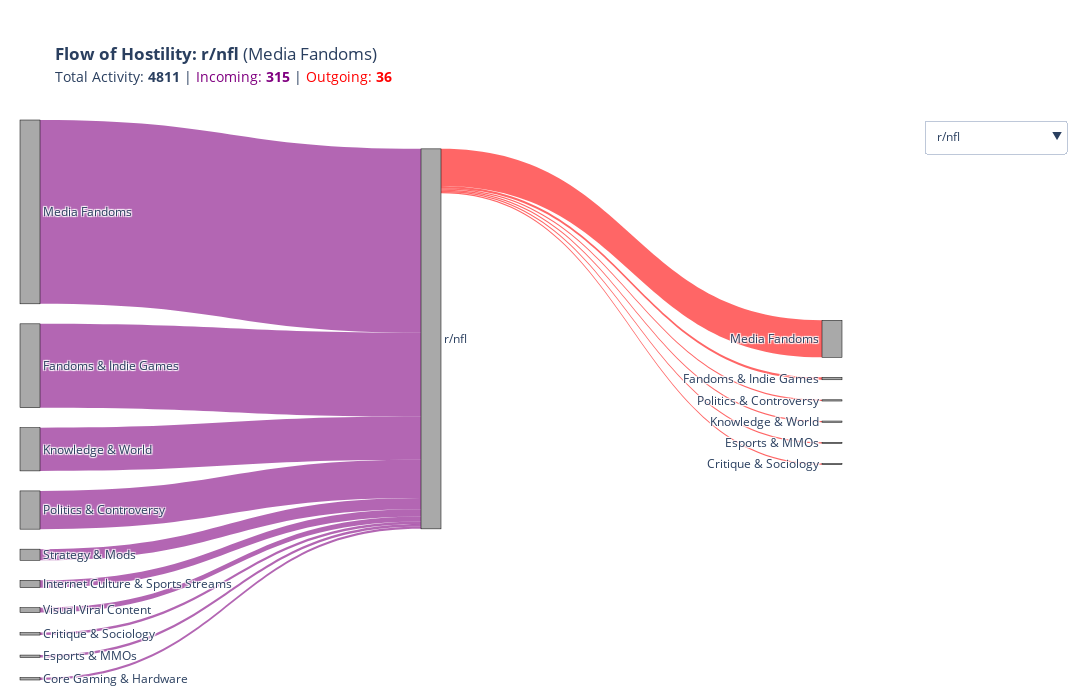

This figure's notebook cell:
### Markdown cell above
### 5. The Aggression Autopsy: Community Conflict Profiling

**The Intel:**
The Radar (Section 4) is your Early Warning System—it beeps when a Tribe gets too close.
But once the alarm goes off, you need a **Microscope**. You need to analyze the specific logistics of the battle for a single subreddit.


**The Analysis:**
This tool visualizes the *flow* of hate through a specific community.

* **The Supply Lines (<span style="color:purple">Left / Purple</span>):**
    * *Question:* "Who is exporting toxicity into my borders?"
    * *Tactical Value:* These are your invaders. If you see a massive purple stream from *The Gamer Tribe*, you know exactly which keywords to filter.

* **The Retaliation (<span style="color:red">Right / Red</span>):**
    * *Question:* "Where are my users attacking?"
    * *Tactical Value:* This is your liability. If you see a massive red stream pointing at a harmless neighbor, your community is brigading. **Shut it down** before the Admins shut *you* down.

**Forensic Case Files:**
We analyzed three distinct profiles to show you the "Shapes of War":

1.  **The Besieged Fortress (e.g., *r/nfl*)**
    * *The Signature:* Massive Purple (Incoming) vs. Tiny Red (Outgoing).
    * *The Data:* *r/nfl* received **315** hostile links but sent only **36**.
    * *The Civil War Proof:* Look closely at the Purple supply lines. The largest attacker is **"American Sports"**, its own Tribe. *r/nfl* isn't fighting strangers. It is under siege from its own neighbors. It is a disciplined fortress holding the line.

2.  **The Export Hub (e.g., *r/drama*)**
    * *The Signature:* Thin Purple (Incoming) vs. Massive Red (Outgoing).
    * *The Data:* *r/drama* is the inverse. It received 252 attacks but launched a staggering **2,658** outgoing attacks.
    * *The Diagnosis:* This is a **Bully**. It functions not as a community, but as a raid staging ground. If your Sankey looks like this, you are the villain of the story.

3.  **The Thunderdome (e.g., *r/the_donald*)**
    * *The Signature:* Heavy Purple AND Heavy Red.
    * *The Data:* A state of Total War. It absorbed **663** incoming attacks while simultaneously launching **504** counter-attacks.
    * *The Diagnosis:* This is a **Combatant**. Unlike the "Fortress" (which ignores attacks) or the "Bully" (which isn't attacked back), the Thunderdome trades blows. Look at the symmetry: the top source of hate (*Politics*) is also the top target of hate. This is Mutually Assured Destruction.

**Actionable Advice:**
* **Run the Diagnostic:**
    * **Heavy Left / Empty Right:** You are a **Martyr**. Document the flows and report brigading to Admins.
    * **Empty Left / Heavy Right:** You are a **Bully**. Your users are weaponizing your sub. Implement strict "No Participation" (NP) rules immediately.
    * **Heavy Both:** You are a **Thunderdome**. You exist in a state of perpetual conflict. Your only survival strategy is to keep your moderation queue moving faster than the incoming fire.

### Code cell
from my_function import generate_interactive_ballistics_report

sub_targets = [
    'nfl', 'drama', 'the_donald', 'politics', 'soccer', 
    'bitcoin', 'science', 'gaming', 'gunners', 'leagueoflegends', 'starwars', 'newsokur', 
    'globaloffensive', 'legaladvice', 'argentina','conspiracy' 'ps4'
]

generate_interactive_ballistics_report(Tmerge_df, sub_merged_df, tribe_mapping, sub_targets)

### Figure 1 — Plotly figure (JSON) as saved in the notebook; plotly's stock layout.template omitted (floating-point values rounded to 4 significant figures)
{"data": [{"link": {"color": ["rgba(128, 0, 128, 0.6)", "rgba(128, 0, 128, 0.6)", "rgba(128, 0, 128, 0.6)", "rgba(128, 0, 128, 0.6)", "rgba(128, 0, 128, 0.6)", "rgba(128, 0, 128, 0.6)", "rgba(128, 0, 128, 0.6)", "rgba(128, 0, 128, 0.6)", "rgba(128, 0, 128, 0.6)", "rgba(128, 0, 128, 0.6)", "rgba(255, 0, 0, 0.6)", "rgba(255, 0, 0, 0.6)", "rgba(255, 0, 0, 0.6)", "rgba(255, 0, 0, 0.6)", "rgba(255, 0, 0, 0.6)", "rgba(255, 0, 0, 0.6)"], "source": [0, 1, 2, 3, 4, 5, 6, 7, 8, 9, 10, 10, 10, 10, 10, 10], "target": [10, 10, 10, 10, 10, 10, 10, 10, 10, 10, 11, 12, 13, 14, 15, 16], "value": [149, 68, 35, 31, 9, 6, 4, 2, 2, 2, 30, 2, 1, 1, 1, 1]}, "node": {"color": "darkgray", "label": ["Media Fandoms", "Fandoms & Indie Games", "Knowledge & World", "Politics & Controversy", "Strategy & Mods", "Internet Culture & Sports Streams", "Visual Viral Content", "Critique & Sociology", "Esports & MMOs", "Core Gaming & Hardware", "r/nfl", "Media Fandoms", "Fandoms & Indie Games", "Politics & Controversy", "Knowledge & World", "Esports & MMOs", "Critique & Sociology"], "line": {"color": "black", "width": 0.5}, "pad": 20, "thickness": 20}, "type": "sankey"}], "layout": {"height": 700, "margin": {"b": 20, "l": 20, "r": 250, "t": 120}, "title": {"text": "<b>Flow of Hostility: r/nfl</b> (Media Fandoms)<br><span style='font-size:14px;'>Total Activity: <b>4811</b> | <span style='color: purple;'>Incoming: <b>315</b></span> | <span style='color: red;'>Outgoing: <b>36</b></span></span>"}, "updatemenus": [{"active": 0, "buttons": [{"args": [{"link": [{"color": ["rgba(128, 0, 128, 0.6)", "rgba(128, 0, 128, 0.6)", "rgba(128, 0, 128, 0.6)", "rgba(128, 0, 128, 0.6)", "rgba(128, 0, 128, 0.6)", "rgba(128, 0, 128, 0.6)", "rgba(128, 0, 128, 0.6)", "rgba(128, 0, 128, 0.6)", "rgba(128, 0, 128, 0.6)", "rgba(128, 0, 128, 0.6)", "rgba(255, 0, 0, 0.6)", "rgba(255, 0, 0, 0.6)", "rgba(255, 0, 0, 0.6)", "rgba(255, 0, 0, 0.6)", "rgba(255, 0, 0, 0.6)", "rgba(255, 0, 0, 0.6)"], "source": [0, 1, 2, 3, 4, 5, 6, 7, 8, 9, 10, 10, 10, 10, 10, 10], "target": [10, 10, 10, 10, 10, 10, 10, 10, 10, 10, 11, 12, 13, 14, 15, 16], "value": [149, 68, 35, 31, 9, 6, 4, 2, 2, 2, 30, 2, 1, 1, 1, 1]}], "node": [{"color": "darkgray", "label": ["Media Fandoms", "Fandoms & Indie Games", "Knowledge & World", "Politics & Controversy", "Strategy & Mods", "Internet Culture & Sports Streams", "Visual Viral Content", "Critique & Sociology", "Esports & MMOs", "Core Gaming & Hardware", "r/nfl", "Media Fandoms", "Fandoms & Indie Games", "Politics & Controversy", "Knowledge & World", "Esports & MMOs", "Critique & Sociology"], "line": {"color": "black", "width": 0.5}, "pad": 20, "thickness": 20}]}, {"title": "<b>Flow of Hostility: r/nfl</b> (Media Fandoms)<br><span style='font-size:14px;'>Total Activity: <b>4811</b> | <span style='color: purple;'>Incoming: <b>315</b></span> | <span style='color: red;'>Outgoing: <b>36</b></span></span>"}], "label": "r/nfl", "method": "update"}, {"args": [{"link": [{"color": ["rgba(128, 0, 128, 0.6)", "rgba(128, 0, 128, 0.6)", "rgba(128, 0, 128, 0.6)", "rgba(128, 0, 128, 0.6)", "rgba(128, 0, 128, 0.6)", "rgba(128, 0, 128, 0.6)", "rgba(128, 0, 128, 0.6)", "rgba(128, 0, 128, 0.6)", "rgba(128, 0, 128, 0.6)", "rgba(128, 0, 128, 0.6)", "rgba(255, 0, 0, 0.6)", "rgba(255, 0, 0, 0.6)", "rgba(255, 0, 0, 0.6)", "rgba(255, 0, 0, 0.6)", "rgba(255, 0, 0, 0.6)", "rgba(255, 0, 0, 0.6)", "rgba(255, 0, 0, 0.6)", "rgba(255, 0, 0, 0.6)", "rgba(255, 0, 0, 0.6)", "rgba(255, 0, 0, 0.6)"], "source": [0, 1, 2, 3, 4, 5, 6, 7, 8, 9, 10, 10, 10, 10, 10, 10, 10, 10, 10, 10], "target": [10, 10, 10, 10, 10, 10, 10, 10, 10, 10, 11, 12, 13, 14, 15, 16, 17, 18, 19, 20], "value": [66, 63, 58, 20, 9, 3, 1, 1, 1, 1, 538, 401, 263, 261, 251, 239, 187, 94, 92, 62]}], "node": [{"color": "darkgray", "label": ["Knowledge & World", "Politics & Controversy", "Fandoms & Indie Games", "Strategy & Mods", "Internet Culture & Sports Streams", "Esports & MMOs", "Core Gaming & Hardware", "Meta-Humor & Bot Watch", "Personal Support & Advice", "American Sports", "r/drama", "Strategy & Mods", "Fandoms & Indie Games", "American Sports", "CS:GO & Item Trading", "Politics & Controversy", "Knowledge & World", "Esports & MMOs", "Meta-Humor & Bot Watch", "Core Gaming & Hardware", "Personal Support & Advice"], "line": {"color": "black", "width": 0.5}, "pad": 20, "thickness": 20}]}, {"title": "<b>Flow of Hostility: r/drama</b> (Strategy & Mods)<br><span style='font-size:14px;'>Total Activity: <b>7579</b> | <span style='color: purple;'>Incoming: <b>252</b></span> | <span style='color: red;'>Outgoing: <b>2658</b></span></span>"}], "label": "r/drama", "method": "update"}, {"args": [{"link": [{"color": ["rgba(128, 0, 128, 0.6)", "rgba(128, 0, 128, 0.6)", "rgba(128, 0, 128, 0.6)", "rgba(128, 0, 128, 0.6)", "rgba(128, 0, 128, 0.6)", "rgba(128, 0, 128, 0.6)", "rgba(128, 0, 128, 0.6)", "rgba(128, 0, 128, 0.6)", "rgba(128, 0, 128, 0.6)", "rgba(128, 0, 128, 0.6)", "rgba(255, 0, 0, 0.6)", "rgba(255, 0, 0, 0.6)", "rgba(255, 0, 0, 0.6)", "rgba(255, 0, 0, 0.6)", "rgba(255, 0, 0, 0.6)", "rgba(255, 0, 0, 0.6)", "rgba(255, 0, 0, 0.6)", "rgba(255, 0, 0, 0.6)", "rgba(255, 0, 0, 0.6)", "rgba(255, 0, 0, 0.6)"], "source": [0, 1, 2, 3, 4, 5, 6, 7, 8, 9, 10, 10, 10, 10, 10, 10, 10, 10, 10, 10], "target": [10, 10, 10, 10, 10, 10, 10, 10, 10, 10, 11, 12, 13, 14, 15, 16, 17, 18, 19, 20], "value": [212, 179, 136, 78, 9, 7, 7, 4, 3, 3, 175, 87, 63, 50, 44, 22, 16, 10, 8, 6]}], "node": [{"color": "darkgray", "label": ["Strategy & Mods", "Politics & Controversy", "Knowledge & World", "Fandoms & Indie Games", "Internet Culture & Sports Streams", "Esports & MMOs", "American Sports", "Core Gaming & Hardware", "NSFW (Visual - Porn)", "CS:GO & Item Trading", "r/the_donald", "Strategy & Mods", "Fandoms & Indie Games", "Esports & MMOs", "Politics & Controversy", "CS:GO & Item Trading", "Knowledge & World", "Core Gaming & Hardware", "American Sports", "Personal Support & Advice", "Meta-Humor & Bot Watch"], "line": {"color": "black", "width": 0.5}, "pad": 20, "thickness": 20}]}, {"title": "<b>Flow of Hostility: r/the_donald</b> (Strategy & Mods)<br><span style='font-size:14px;'>Total Activity: <b>6686</b> | <span style='color: purple;'>Incoming: <b>663</b></span> | <span style='color: red;'>Outgoing: <b>504</b></span></span>"}], "label": "r/the_donald", "method": "update"}, {"args": [{"link": [{"color": ["rgba(128, 0, 128, 0.6)", "rgba(128, 0, 128, 0.6)", "rgba(128, 0, 128, 0.6)", "rgba(128, 0, 128, 0.6)", "rgba(128, 0, 128, 0.6)", "rgba(128, 0, 128, 0.6)", "rgba(128, 0, 128, 0.6)", "rgba(128, 0, 128, 0.6)", "rgba(128, 0, 128, 0.6)", "rgba(128, 0, 128, 0.6)", "rgba(255, 0, 0, 0.6)", "rgba(255, 0, 0, 0.6)", "rgba(255, 0, 0, 0.6)", "rgba(255, 0, 0, 0.6)", "rgba(255, 0, 0, 0.6)", "rgba(255, 0, 0, 0.6)", "rgba(255, 0, 0, 0.6)", "rgba(255, 0, 0, 0.6)"], "source": [0, 1, 2, 3, 4, 5, 6, 7, 8, 9, 10, 10, 10, 10, 10, 10, 10, 10], "target": [10, 10, 10, 10, 10, 10, 10, 10, 10, 10, 11, 12, 13, 14, 15, 16, 17, 18], "value": [359, 211, 139, 120, 17, 16, 9, 7, 5, 2, 10, 4, 4, 2, 1, 1, 1, 1]}], "node": [{"color": "darkgray", "label": ["Strategy & Mods", "Politics & Controversy", "Fandoms & Indie Games", "Knowledge & World", "Core Gaming & Hardware", "Esports & MMOs", "NSFW (Visual - Porn)", "Internet Culture & Sports Streams", "American Sports", "CS:GO & Item Trading", "r/politics", "Strategy & Mods", "Fandoms & Indie Games", "Esports & MMOs", "CS:GO & Item Trading", "Core Gaming & Hardware", "Knowledge & World", "Critique & Sociology", "Politics & Controversy"], "line": {"color": "black", "width": 0.5}, "pad": 20, "thickness": 20}]}, {"title": "<b>Flow of Hostility: r/politics</b> (Strategy & Mods)<br><span style='font-size:14px;'>Total Activity: <b>6312</b> | <span style='color: purple;'>Incoming: <b>902</b></span> | <span style='color: red;'>Outgoing: <b>24</b></span></span>"}], "label": "r/politics", "method": "update"}, {"args": [{"link": [{"color": ["rgba(128, 0, 128, 0.6)", "rgba(128, 0, 128, 0.6)", "rgba(128, 0, 128, 0.6)", "rgba(128, 0, 128, 0.6)", "rgba(128, 0, 128, 0.6)", "rgba(128, 0, 128, 0.6)", "rgba(128, 0, 128, 0.6)", "rgba(128, 0, 128, 0.6)", "rgba(128, 0, 128, 0.6)", "rgba(255, 0, 0, 0.6)", "rgba(255, 0, 0, 0.6)", "rgba(255, 0, 0, 0.6)", "rgba(255, 0, 0, 0.6)"], "source": [0, 1, 2, 3, 4, 5, 6, 7, 8, 9, 9, 9, 9], "target": [9, 9, 9, 9, 9, 9, 9, 9, 9, 10, 11, 12, 13], "value": [69, 59, 38, 20, 20, 4, 4, 3, 1, 10, 2, 2, 1]}], "node": [{"color": "darkgray", "label": ["Fandoms & Indie Games", "Critique & Sociology", "Knowledge & World", "Politics & Controversy", "Strategy & Mods", "CS:GO & Item Trading", "Media Fandoms", "Visual Viral Content", "Internet Culture & Sports Streams", "r/soccer", "Critique & Sociology", "Esports & MMOs", "CS:GO & Item Trading", "Knowledge & World"], "line": {"color": "black", "width": 0.5}, "pad": 20, "thickness": 20}]}, {"title": "<b>Flow of Hostility: r/soccer</b> (Critique & Sociology)<br><span style='font-size:14px;'>Total Activity: <b>4356</b> | <span style='color: purple;'>Incoming: <b>218</b></span> | <span style='color: red;'>Outgoing: <b>15</b></span></span>"}], "label": "r/soccer", "method": "update"}, {"args": [{"link": [{"color": ["rgba(128, 0, 128, 0.6)", "rgba(128, 0, 128, 0.6)", "rgba(128, 0, 128, 0.6)", "rgba(128, 0, 128, 0.6)", "rgba(128, 0, 128, 0.6)", "rgba(128, 0, 128, 0.6)", "rgba(128, 0, 128, 0.6)", "rgba(128, 0, 128, 0.6)", "rgba(128, 0, 128, 0.6)", "rgba(128, 0, 128, 0.6)", "rgba(255, 0, 0, 0.6)", "rgba(255, 0, 0, 0.6)", "rgba(255, 0, 0, 0.6)", "rgba(255, 0, 0, 0.6)", "rgba(255, 0, 0, 0.6)", "rgba(255, 0, 0, 0.6)", "rgba(255, 0, 0, 0.6)", "rgba(255, 0, 0, 0.6)", "rgba(255, 0, 0, 0.6)", "rgba(255, 0, 0, 0.6)"], "source": [0, 1, 2, 3, 4, 5, 6, 7, 8, 9, 10, 10, 10, 10, 10, 10, 10, 10, 10, 10], "target": [10, 10, 10, 10, 10, 10, 10, 10, 10, 10, 11, 12, 13, 14, 15, 16, 17, 18, 19, 20], "value": [99, 55, 50, 49, 5, 5, 3, 3, 1, 1, 29, 18, 14, 13, 5, 4, 3, 3, 2, 2]}], "node": [{"color": "darkgray", "label": ["Strategy & Mods", "Knowledge & World", "Fandoms & Indie Games", "Politics & Controversy", "Esports & MMOs", "American Sports", "Core Gaming & Hardware", "Internet Culture & Sports Streams", "CS:GO & Item Trading", "Personal Support & Advice", "r/bitcoin", "Strategy & Mods", "Esports & MMOs", "Fandoms & Indie Games", "Politics & Controversy", "Knowledge & World", "CS:GO & Item Trading", "Meta-Humor & Bot Watch", "Core Gaming & Hardware", "Internet Culture & Sports Streams", "American Sports"], "line": {"color": "black", "width": 0.5}, "pad": 20, "thickness": 20}]}, {"title": "<b>Flow of Hostility: r/bitcoin</b> (Strategy & Mods)<br><span style='font-size:14px;'>Total Activity: <b>5320</b> | <span style='color: purple;'>Incoming: <b>276</b></span> | <span style='color: red;'>Outgoing: <b>96</b></span></span>"}], "label": "r/bitcoin", "method": "update"}, {"args": [{"link": [{"color": ["rgba(128, 0, 128, 0.6)", "rgba(128, 0, 128, 0.6)", "rgba(128, 0, 128, 0.6)", "rgba(128, 0, 128, 0.6)", "rgba(128, 0, 128, 0.6)", "rgba(128, 0, 128, 0.6)", "rgba(128, 0, 128, 0.6)", "rgba(128, 0, 128, 0.6)", "rgba(128, 0, 128, 0.6)", "rgba(128, 0, 128, 0.6)", "rgba(255, 0, 0, 0.6)", "rgba(255, 0, 0, 0.6)"], "source": [0, 1, 2, 3, 4, 5, 6, 7, 8, 9, 10, 10], "target": [10, 10, 10, 10, 10, 10, 10, 10, 10, 10, 11, 12], "value": [78, 65, 55, 42, 20, 16, 6, 6, 4, 4, 1, 1]}], "node": [{"color": "darkgray", "label": ["Strategy & Mods", "Fandoms & Indie Games", "Politics & Controversy", "Knowledge & World", "American Sports", "Internet Culture & Sports Streams", "Core Gaming & Hardware", "Esports & MMOs", "NSFW (Visual - Porn)", "CS:GO & Item Trading", "r/science", "Strategy & Mods", "Fandoms & Indie Games"], "line": {"color": "black", "width": 0.5}, "pad": 20, "thickness": 20}]}, {"title": "<b>Flow of Hostility: r/science</b> (Esports & MMOs)<br><span style='font-size:14px;'>Total Activity: <b>4391</b> | <span style='color: purple;'>Incoming: <b>311</b></span> | <span style='color: red;'>Outgoing: <b>2</b></span></span>"}], "label": "r/science", "method": "update"}, {"args": [{"link": [{"color": ["rgba(128, 0, 128, 0.6)", "rgba(128, 0, 128, 0.6)", "rgba(128, 0, 128, 0.6)", "rgba(128, 0, 128, 0.6)", "rgba(128, 0, 128, 0.6)", "rgba(128, 0, 128, 0.6)", "rgba(128, 0, 128, 0.6)", "rgba(128, 0, 128, 0.6)", "rgba(128, 0, 128, 0.6)", "rgba(128, 0, 128, 0.6)", "rgba(255, 0, 0, 0.6)", "rgba(255, 0, 0, 0.6)", "rgba(255, 0, 0, 0.6)", "rgba(255, 0, 0, 0.6)", "rgba(255, 0, 0, 0.6)", "rgba(255, 0, 0, 0.6)", "rgba(255, 0, 0, 0.6)", "rgba(255, 0, 0, 0.6)", "rgba(255, 0, 0, 0.6)", "rgba(255, 0, 0, 0.6)"], "source": [0, 1, 2, 3, 4, 5, 6, 7, 8, 9, 10, 10, 10, 10, 10, 10, 10, 10, 10, 10], "target": [10, 10, 10, 10, 10, 10, 10, 10, 10, 10, 11, 12, 13, 14, 15, 16, 17, 18, 19, 20], "value": [151, 131, 85, 71, 35, 26, 14, 12, 9, 4, 25, 12, 8, 7, 5, 4, 2, 2, 1, 1]}], "node": [{"color": "darkgray", "label": ["Fandoms & Indie Games", "Knowledge & World", "Meta-Humor & Bot Watch", "Politics & Controversy", "Strategy & Mods", "General Discussion", "Tech & Lifestyle", "Music & Global Sports", "Internet Culture & Sports Streams", "CS:GO & Item Trading", "r/gaming", "Meta-Humor & Bot Watch", "Tech & Lifestyle", "Fandoms & Indie Games", "Music & Global Sports", "CS:GO & Item Trading", "General Discussion", "Personal Support & Advice", "Knowledge & World", "Politics & Controversy", "Esports & MMOs"], "line": {"color": "black", "width": 0.5}, "pad": 20, "thickness": 20}]}, {"title": "<b>Flow of Hostility: r/gaming</b> (Meta-Humor & Bot Watch)<br><span style='font-size:14px;'>Total Activity: <b>7537</b> | <span style='color: purple;'>Incoming: <b>564</b></span> | <span style='color: red;'>Outgoing: <b>67</b></span></span>"}], "label": "r/gaming", "method": "update"}, {"args": [{"link": [{"color": ["rgba(128, 0, 128, 0.6)", "rgba(128, 0, 128, 0.6)", "rgba(128, 0, 128, 0.6)", "rgba(128, 0, 128, 0.6)", "rgba(255, 0, 0, 0.6)", "rgba(255, 0, 0, 0.6)", "rgba(255, 0, 0, 0.6)"], "source": [0, 1, 2, 3, 4, 4, 4], "target": [4, 4, 4, 4, 5, 6, 7], "value": [8, 4, 1, 1, 12, 2, 1]}], "node": [{"color": "darkgray", "label": ["Critique & Sociology", "Fandoms & Indie Games", "CS:GO & Item Trading", "Knowledge & World", "r/gunners", "Critique & Sociology", "CS:GO & Item Trading", "Knowledge & World"], "line": {"color": "black", "width": 0.5}, "pad": 20, "thickness": 20}]}, {"title": "<b>Flow of Hostility: r/gunners</b> (Critique & Sociology)<br><span style='font-size:14px;'>Total Activity: <b>414</b> | <span style='color: purple;'>Incoming: <b>14</b></span> | <span style='color: red;'>Outgoing: <b>15</b></span></span>"}], "label": "r/gunners", "method": "update"}, {"args": [{"link": [{"color": ["rgba(128, 0, 128, 0.6)", "rgba(128, 0, 128, 0.6)", "rgba(128, 0, 128, 0.6)", "rgba(128, 0, 128, 0.6)", "rgba(128, 0, 128, 0.6)", "rgba(128, 0, 128, 0.6)", "rgba(128, 0, 128, 0.6)", "rgba(128, 0, 128, 0.6)", "rgba(128, 0, 128, 0.6)", "rgba(128, 0, 128, 0.6)", "rgba(255, 0, 0, 0.6)", "rgba(255, 0, 0, 0.6)", "rgba(255, 0, 0, 0.6)", "rgba(255, 0, 0, 0.6)", "rgba(255, 0, 0, 0.6)", "rgba(255, 0, 0, 0.6)", "rgba(255, 0, 0, 0.6)", "rgba(255, 0, 0, 0.6)", "rgba(255, 0, 0, 0.6)", "rgba(255, 0, 0, 0.6)"], "source": [0, 1, 2, 3, 4, 5, 6, 7, 8, 9, 10, 10, 10, 10, 10, 10, 10, 10, 10, 10], "target": [10, 10, 10, 10, 10, 10, 10, 10, 10, 10, 11, 12, 13, 14, 15, 16, 17, 18, 19, 20], "value": [74, 71, 50, 31, 24, 15, 6, 5, 3, 2, 10, 8, 5, 5, 2, 2, 2, 1, 1, 1]}], "node": [{"color": "darkgray", "label": ["Fandoms & Indie Games", "General Discussion", "Knowledge & World", "Tech & Lifestyle", "Politics & Controversy", "Strategy & Mods", "Internet Culture & Sports Streams", "Meta-Humor & Bot Watch", "CS:GO & Item Trading", "Music & Global Sports", "r/leagueoflegends", "Tech & Lifestyle", "Fandoms & Indie Games", "General Discussion", "Knowledge & World", "CS:GO & Item Trading", "Meta-Humor & Bot Watch", "Music & Global Sports", "Personal Support & Advice", "Core Gaming & Hardware", "Politics & Controversy"], "line": {"color": "black", "width": 0.5}, "pad": 20, "thickness": 20}]}, {"title": "<b>Flow of Hostility: r/leagueoflegends</b> (Tech & Lifestyle)<br><span style='font-size:14px;'>Total Activity: <b>5468</b> | <span style='color: purple;'>Incoming: <b>291</b></span> | <span style='color: red;'>Outgoing: <b>38</b></span></span>"}], "label": "r/leagueoflegends", "method": "update"}, {"args": [{"link": [{"color": ["rgba(128, 0, 128, 0.6)", "rgba(128, 0, 128, 0.6)", "rgba(128, 0, 128, 0.6)", "rgba(128, 0, 128, 0.6)", "rgba(128, 0, 128, 0.6)", "rgba(128, 0, 128, 0.6)", "rgba(128, 0, 128, 0.6)", "rgba(128, 0, 128, 0.6)", "rgba(128, 0, 128, 0.6)", "rgba(128, 0, 128, 0.6)", "rgba(255, 0, 0, 0.6)", "rgba(255, 0, 0, 0.6)", "rgba(255, 0, 0, 0.6)", "rgba(255, 0, 0, 0.6)", "rgba(255, 0, 0, 0.6)", "rgba(255, 0, 0, 0.6)", "rgba(255, 0, 0, 0.6)", "rgba(255, 0, 0, 0.6)", "rgba(255, 0, 0, 0.6)"], "source": [0, 1, 2, 3, 4, 5, 6, 7, 8, 9, 10, 10, 10, 10, 10, 10, 10, 10, 10], "target": [10, 10, 10, 10, 10, 10, 10, 10, 10, 10, 11, 12, 13, 14, 15, 16, 17, 18, 19], "value": [60, 17, 10, 9, 2, 2, 2, 2, 1, 1, 9, 6, 6, 6, 3, 1, 1, 1, 1]}], "node": [{"color": "darkgray", "label": ["Fandoms & Indie Games", "Knowledge & World", "Politics & Controversy", "Personal Support & Advice", "Meta-Humor & Bot Watch", "CS:GO & Item Trading", "Core Gaming & Hardware", "General Discussion", "Esports & MMOs", "Music & Global Sports", "r/starwars", "Fandoms & Indie Games", "Meta-Humor & Bot Watch", "Personal Support & Advice", "Knowledge & World", "CS:GO & Item Trading", "General Discussion", "Esports & MMOs", "Core Gaming & Hardware", "Strategy & Mods"], "line": {"color": "black", "width": 0.5}, "pad": 20, "thickness": 20}]}, {"title": "<b>Flow of Hostility: r/starwars</b> (Personal Support & Advice)<br><span style='font-size:14px;'>Total Activity: <b>1260</b> | <span style='color: purple;'>Incoming: <b>111</b></span> | <span style='color: red;'>Outgoing: <b>34</b></span></span>"}], "label": "r/starwars", "method": "update"}, {"args": [{"link": [{"color": ["rgba(128, 0, 128, 0.6)", "rgba(128, 0, 128, 0.6)", "rgba(128, 0, 128, 0.6)", "rgba(128, 0, 128, 0.6)", "rgba(128, 0, 128, 0.6)", "rgba(255, 0, 0, 0.6)", "rgba(255, 0, 0, 0.6)"], "source": [0, 1, 2, 3, 4, 5, 5], "target": [5, 5, 5, 5, 5, 6, 7], "value": [3, 2, 2, 1, 1, 1, 1]}], "node": [{"color": "darkgray", "label": ["Politics & Controversy", "Fandoms & Indie Games", "Strategy & Mods", "General Discussion", "Internet Culture & Sports Streams", "r/newsokur", "Meta-Humor & Bot Watch", "Politics & Controversy"], "line": {"color": "black", "width": 0.5}, "pad": 20, "thickness": 20}]}, {"title": "<b>Flow of Hostility: r/newsokur</b> (NSFW (Visual - Porn))<br><span style='font-size:14px;'>Total Activity: <b>1957</b> | <span style='color: purple;'>Incoming: <b>9</b></span> | <span style='color: red;'>Outgoing: <b>3</b></span></span>"}], "label": "r/newsokur", "method": "update"}, {"args": [{"link": [{"color": ["rgba(128, 0, 128, 0.6)", "rgba(128, 0, 128, 0.6)", "rgba(128, 0, 128, 0.6)", "rgba(128, 0, 128, 0.6)", "rgba(128, 0, 128, 0.6)", "rgba(128, 0, 128, 0.6)", "rgba(128, 0, 128, 0.6)", "rgba(128, 0, 128, 0.6)", "rgba(128, 0, 128, 0.6)", "rgba(128, 0, 128, 0.6)", "rgba(255, 0, 0, 0.6)", "rgba(255, 0, 0, 0.6)", "rgba(255, 0, 0, 0.6)", "rgba(255, 0, 0, 0.6)", "rgba(255, 0, 0, 0.6)", "rgba(255, 0, 0, 0.6)", "rgba(255, 0, 0, 0.6)"], "source": [0, 1, 2, 3, 4, 5, 6, 7, 8, 9, 10, 10, 10, 10, 10, 10, 10], "target": [10, 10, 10, 10, 10, 10, 10, 10, 10, 10, 11, 12, 13, 14, 15, 16, 17], "value": [43, 32, 27, 15, 14, 9, 7, 5, 4, 3, 13, 10, 8, 5, 4, 1, 1]}], "node": [{"color": "darkgray", "label": ["Fandoms & Indie Games", "Knowledge & World", "General Discussion", "Meta-Humor & Bot Watch", "Politics & Controversy", "Tech & Lifestyle", "Strategy & Mods", "Music & Global Sports", "CS:GO & Item Trading", "Internet Culture & Sports Streams", "r/globaloffensive", "Tech & Lifestyle", "Meta-Humor & Bot Watch", "General Discussion", "NSFW (Visual - Porn)", "Fandoms & Indie Games", "Core Gaming & Hardware", "Esports & MMOs"], "line": {"color": "black", "width": 0.5}, "pad": 20, "thickness": 20}]}, {"title": "<b>Flow of Hostility: r/globaloffensive</b> (Tech & Lifestyle)<br><span style='font-size:14px;'>Total Activity: <b>2546</b> | <span style='color: purple;'>Incoming: <b>163</b></span> | <span style='color: red;'>Outgoing: <b>42</b></span></span>"}], "label": "r/globaloffensive", "method": "update"}, {"args": [{"link": [{"color": ["rgba(128, 0, 128, 0.6)", "rgba(128, 0, 128, 0.6)", "rgba(128, 0, 128, 0.6)", "rgba(128, 0, 128, 0.6)", "rgba(128, 0, 128, 0.6)", "rgba(128, 0, 128, 0.6)", "rgba(128, 0, 128, 0.6)", "rgba(128, 0, 128, 0.6)", "rgba(128, 0, 128, 0.6)", "rgba(128, 0, 128, 0.6)", "rgba(255, 0, 0, 0.6)", "rgba(255, 0, 0, 0.6)", "rgba(255, 0, 0, 0.6)", "rgba(255, 0, 0, 0.6)", "rgba(255, 0, 0, 0.6)", "rgba(255, 0, 0, 0.6)", "rgba(255, 0, 0, 0.6)", "rgba(255, 0, 0, 0.6)", "rgba(255, 0, 0, 0.6)", "rgba(255, 0, 0, 0.6)"], "source": [0, 1, 2, 3, 4, 5, 6, 7, 8, 9, 10, 10, 10, 10, 10, 10, 10, 10, 10, 10], "target": [10, 10, 10, 10, 10, 10, 10, 10, 10, 10, 11, 12, 13, 14, 15, 16, 17, 18, 19, 20], "value": [123, 92, 72, 38, 19, 12, 11, 8, 4, 2, 28, 25, 19, 17, 8, 6, 4, 1, 1, 1]}], "node": [{"color": "darkgray", "label": ["Knowledge & World", "Fandoms & Indie Games", "Strategy & Mods", "Politics & Controversy", "American Sports", "Internet Culture & Sports Streams", "Core Gaming & Hardware", "CS:GO & Item Trading", "Esports & MMOs", "General Discussion", "r/legaladvice", "American Sports", "Fandoms & Indie Games", "Core Gaming & Hardware", "CS:GO & Item Trading", "Esports & MMOs", "Knowledge & World", "Strategy & Mods", "Tech & Lifestyle", "General Discussion", "Meta-Humor & Bot Watch"], "line": {"color": "black", "width": 0.5}, "pad": 20, "thickness": 20}]}, {"title": "<b>Flow of Hostility: r/legaladvice</b> (American Sports)<br><span style='font-size:14px;'>Total Activity: <b>3253</b> | <span style='color: purple;'>Incoming: <b>388</b></span> | <span style='color: red;'>Outgoing: <b>112</b></span></span>"}], "label": "r/legaladvice", "method": "update"}, {"args": [{"link": [{"color": ["rgba(128, 0, 128, 0.6)", "rgba(128, 0, 128, 0.6)", "rgba(128, 0, 128, 0.6)", "rgba(255, 0, 0, 0.6)"], "source": [0, 1, 2, 3], "target": [3, 3, 3, 4], "value": [3, 2, 2, 1]}], "node": [{"color": "darkgray", "label": ["Fandoms & Indie Games", "Politics & Controversy", "Internet Culture & Sports Streams", "r/argentina", "Personal Support & Advice"], "line": {"color": "black", "width": 0.5}, "pad": 20, "thickness": 20}]}, {"title": "<b>Flow of Hostility: r/argentina</b> (Internet Culture & Sports Streams)<br><span style='font-size:14px;'>Total Activity: <b>695</b> | <span style='color: purple;'>Incoming: <b>7</b></span> | <span style='color: red;'>Outgoing: <b>1</b></span></span>"}], "label": "r/argentina", "method": "update"}], "x": 1.1, "xanchor": "left", "y": 1, "yanchor": "top"}], "width": 1200}}
